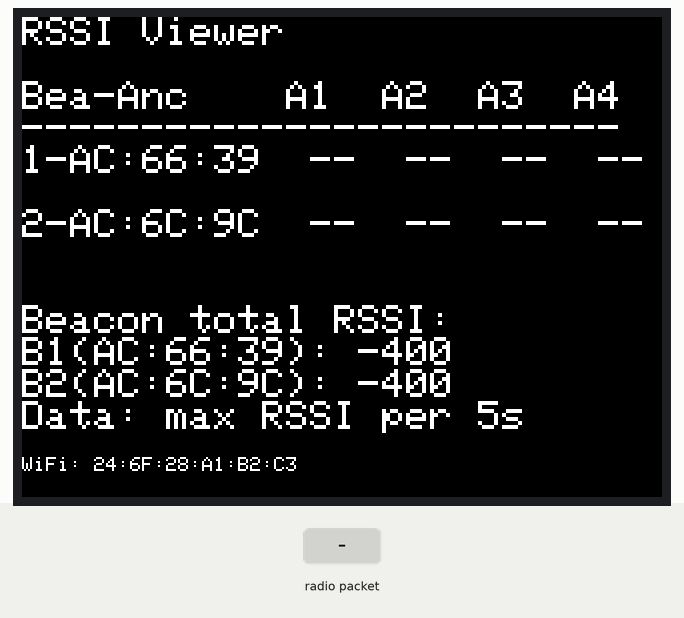
A sketch run on a simulated ESP32. On the bench: 320×240 colour display. Inputs (shaded band) come from the test bench. What the sketch prints to the serial monitor is not drawn.

Above: at 5.6 s.
5.7 s: radio packet "E5:99:23" arrives
Timing chart, 0 to 8.7 s (numbered marks = the images above; inputs shaded):
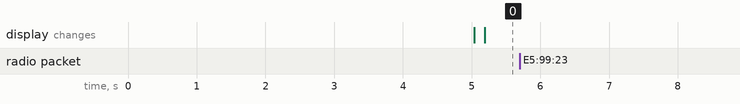

The sketch:

m5stack2-ble-beacon-disp.ino
```cpp
// ===== M5Stack Core2: RSSI Viewer =====
//
// ・ESP-NOWで4つのアンカーから MAC + RSSI リストを受信
// ・あらかじめ登録した 2つのビーコンMAC に対して
//   (ビーコン2) x (アンカー4) のRSSI表を表示
//   ＋ 各ビーコンの合計RSSIを下部に表示
//
// ※ ビーコンのBLE MACアドレスを BEACON_MACS に設定してください
// ※ Wi-Fi MACアドレス(ESP-NOW用) はアンカー側を設定します

#include <M5Core2.h>   // 無印M5Stackの場合は <M5Stack.h> に変更
#include <WiFi.h>
#include <esp_now.h>

// ========== 設定 ==========

// ビーコンの BLE MAC アドレス（2個分）
const uint8_t BEACON_MACS[2][6] = {
    // 例1
    { 0xAC, 0x23, 0x3F, 0xAC, 0x66, 0x39 },
    // 例2
    { 0xAC, 0x23, 0x3F, 0xAC, 0x6C, 0x9C }
};

// アンカーの数（ID=1〜4）
const int NUM_ANCHORS = 4;
const int NUM_BEACONS = 2;

// データ有効期限（ミリ秒）
// この時間データが来なければ "--" 表示にする
const uint32_t DATA_TIMEOUT_MS = 15000;  // 15秒

// 合計値計算のときに「見えていないアンカー」として扱うRSSI値
// （必要に応じて -100, -110, -120 など好みで調整してください）
const int16_t MISSING_RSSI_VALUE = -100;

// ========== 受信データ構造 (アンカー側と合わせる) ==========

typedef struct {
    uint8_t mac[6];
    int8_t  rssi;
} DeviceEntry;

// ========== 表示用テーブル ==========
//
// rssiTable[b][a] : b=0..1 (ビーコン), a=0..3 (アンカーID-1)
// lastUpdate[a]   : アンカーごとの最終更新時刻

int16_t   rssiTable[NUM_BEACONS][NUM_ANCHORS];
uint32_t  lastUpdate[NUM_ANCHORS];

// 自分の Wi-Fi MAC アドレス（文字列）
String g_wifiMacStr;

// ========== ユーティリティ関数 ==========

bool macEquals(const uint8_t *a, const uint8_t *b) {
    for (int i = 0; i < 6; i++) {
        if (a[i] != b[i]) {
            return false;
        }
    }
    return true;
}

String macToString(const uint8_t *mac) {
    char buf[32];
    snprintf(buf, sizeof(buf), "%02X:%02X:%02X:%02X:%02X:%02X",
             mac[0], mac[1], mac[2], mac[3], mac[4], mac[5]);
    return String(buf);
}

void initTable() {
    for (int b = 0; b < NUM_BEACONS; b++) {
        for (int a = 0; a < NUM_ANCHORS; a++) {
            rssiTable[b][a] = -127;  // 無効値
        }
    }
    for (int a = 0; a < NUM_ANCHORS; a++) {
        lastUpdate[a] = 0;
    }
}

// ========== ESP-NOW 受信コールバック ==========

void onDataRecv(const uint8_t *mac, const uint8_t *incomingData, int len) {
    if (len < 2) {
        return;
    }
    uint8_t anchorId = incomingData[0];
    uint8_t count    = incomingData[1];

    Serial.print("onDataRecv: anchorId=");
    Serial.print(anchorId);
    Serial.print(" len=");
    Serial.print(len);
    Serial.print(" count=");
    Serial.println(count);

    if (anchorId == 0 || anchorId > NUM_ANCHORS) {
        Serial.println("  -> invalid anchorId, ignored");
        return;
    }
    int anchorIndex = anchorId - 1;

    // DeviceEntry 配列へのポインタ
    const uint8_t *ptr = incomingData + 2;
    int remaining = len - 2;

    int possibleCount = remaining / sizeof(DeviceEntry);
    if (count > possibleCount) {
        count = possibleCount; // 安全側で調整
    }

    // 受信時刻更新（アンカーの最後のスナップショット時刻）
    lastUpdate[anchorIndex] = millis();

    // ★ポイント1:
    // このアンカーからの今回のスナップショットに合わせて、
    // まずこのアンカー列の全ビーコン分の値を一度クリアしておく。
    // → 今回の一覧に含まれないビーコンは "--" 表示になる。
    for (int b = 0; b < NUM_BEACONS; b++) {
        rssiTable[b][anchorIndex] = -127;   // 無効値にリセット
    }

    // 各デバイスをチェック（今回見えているものだけ上書き）
    for (int i = 0; i < count; i++) {
        const DeviceEntry *dev = (const DeviceEntry *)(ptr + i * sizeof(DeviceEntry));

        // 2つのビーコンMACと比較
        for (int b = 0; b < NUM_BEACONS; b++) {
            if (macEquals(dev->mac, BEACON_MACS[b])) {
                rssiTable[b][anchorIndex] = dev->rssi;
            }
        }
    }
}

// ========== 画面表示 ==========

void drawTable() {
    M5.Lcd.fillScreen(BLACK);
    M5.Lcd.setTextSize(2);
    M5.Lcd.setCursor(0, 0);

    M5.Lcd.println("RSSI Viewer");
    M5.Lcd.println("");

    // ヘッダ行
    M5.Lcd.print("Bea-Anc    ");
    for (int a = 0; a < NUM_ANCHORS; a++) {
        M5.Lcd.printf("A%d", a + 1);
        if (a != NUM_ANCHORS - 1) {
            M5.Lcd.print("  ");
        }
    }
    M5.Lcd.println("");
    M5.Lcd.println("-------------------------");

    uint32_t now = millis();

    // 合計RSSI格納用
    int32_t beaconSum[NUM_BEACONS];
    for (int b = 0; b < NUM_BEACONS; b++) {
        beaconSum[b] = 0;
    }

    // マトリクス表示＋同時に合計値を計算
    for (int b = 0; b < NUM_BEACONS; b++) {
        // ビーコンMACの短縮表示
        String macStr = macToString(BEACON_MACS[b]);
        // 下8文字くらいだけ表示（例: "E5:99:23"）
        String macShort = macStr.substring(9);

        M5.Lcd.printf("%d-%s ", b + 1, macShort.c_str());

        for (int a = 0; a < NUM_ANCHORS; a++) {
            // データ有効性チェック（アンカー自体が生きているか）
            bool validAnchor = (lastUpdate[a] != 0) &&
                               (now - lastUpdate[a] <= DATA_TIMEOUT_MS);

            int16_t val = rssiTable[b][a];
            int16_t contrib;

            if (!validAnchor || val <= -120) {
                // 表示は "--"
                M5.Lcd.print(" -- ");
                // 合計値用には一定のペナルティ値として加算
                contrib = MISSING_RSSI_VALUE;
            } else {
                M5.Lcd.printf("%3d ", val);
                contrib = val;
            }

            beaconSum[b] += contrib;
        }
        M5.Lcd.println("");
    }

    M5.Lcd.println("");

    // ===== ビーコンごとの合計RSSI表示 =====
    M5.Lcd.println("Beacon total RSSI:");
    for (int b = 0; b < NUM_BEACONS; b++) {
        String macStr = macToString(BEACON_MACS[b]);
        String macShort = macStr.substring(9);
        // 値が大きい(=0に近い)ほど「全体として近い」イメージ
        M5.Lcd.printf("B%d(%s): %4ld\n", b + 1, macShort.c_str(), (long)beaconSum[b]);
    }

    M5.Lcd.println("Data: max RSSI per 5s");

    // ==== 画面下端に Wi-Fi MAC を小さく表示 ====
    M5.Lcd.setTextSize(1);
    int16_t y = 220;   // rotation(1) のときのだいたい下端付近
    M5.Lcd.setCursor(0, y);
    M5.Lcd.print("WiFi: ");
    M5.Lcd.print(g_wifiMacStr);
}

// ========== セットアップ ==========

void setup() {
    M5.begin();
    Serial.begin(115200);

    M5.Lcd.setRotation(1);
    M5.Lcd.fillScreen(BLACK);
    M5.Lcd.setTextSize(2);
    M5.Lcd.setCursor(0, 0);
    M5.Lcd.println("RSSI Viewer");

    // Wi-Fi/ESP-NOW 初期化
    WiFi.mode(WIFI_STA);
    WiFi.disconnect();

    // 自分のWi-Fi MAC（アンカー側設定用）
    g_wifiMacStr = WiFi.macAddress();  // 文字列として保存
    Serial.print("WiFi MAC: ");
    Serial.println(g_wifiMacStr);

    if (esp_now_init() != ESP_OK) {
        Serial.println("Error initializing ESP-NOW");
        return;
    }

    esp_now_register_recv_cb(onDataRecv);

    initTable();
}

// ========== ループ ==========

void loop() {
    static uint32_t lastDraw = 0;
    uint32_t now = millis();

    // 5秒に1回くらい画面更新
    if (now - lastDraw > 5000) {
        lastDraw = now;
        drawTable();
    }

    delay(100);
}
```
